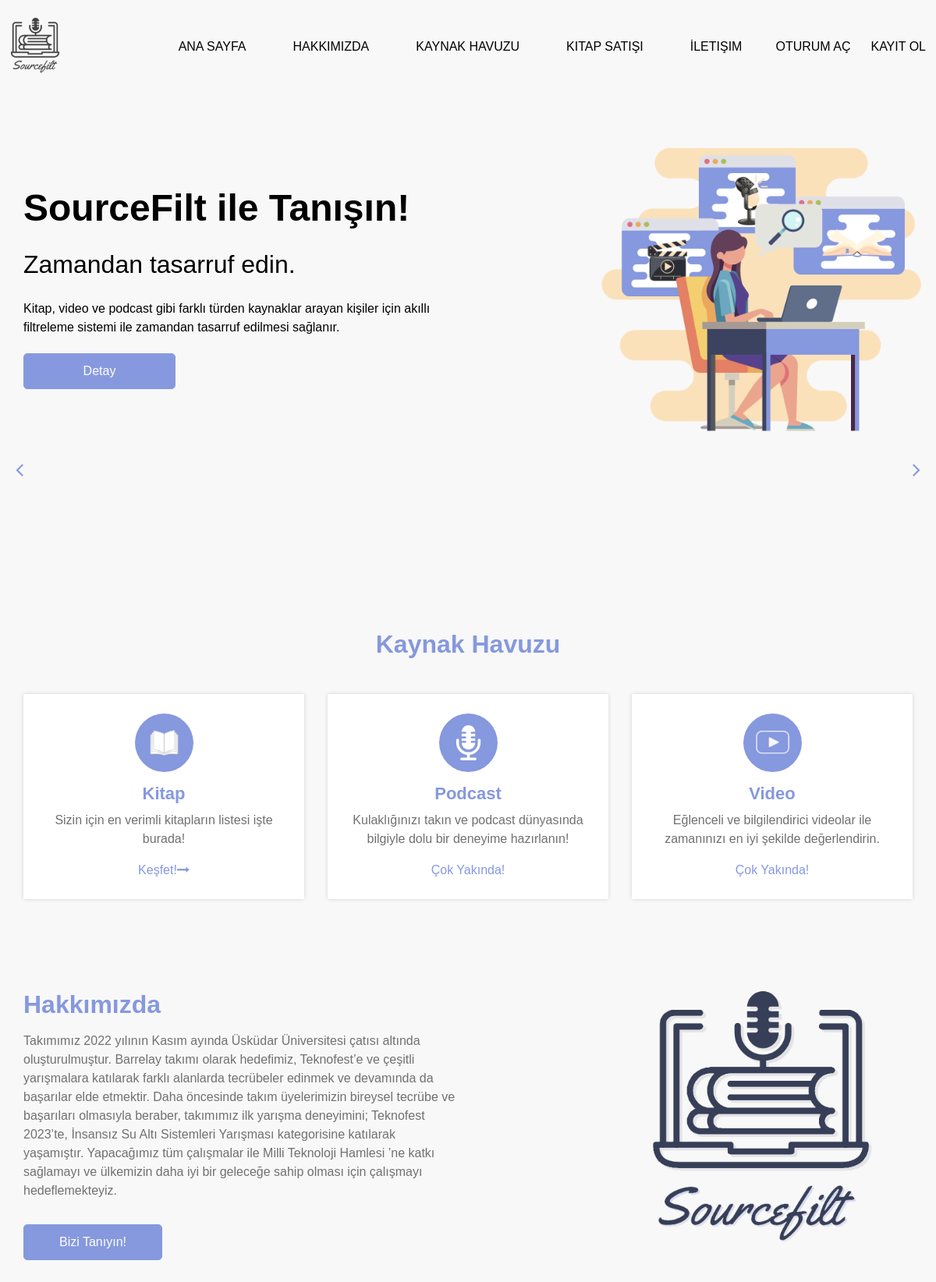
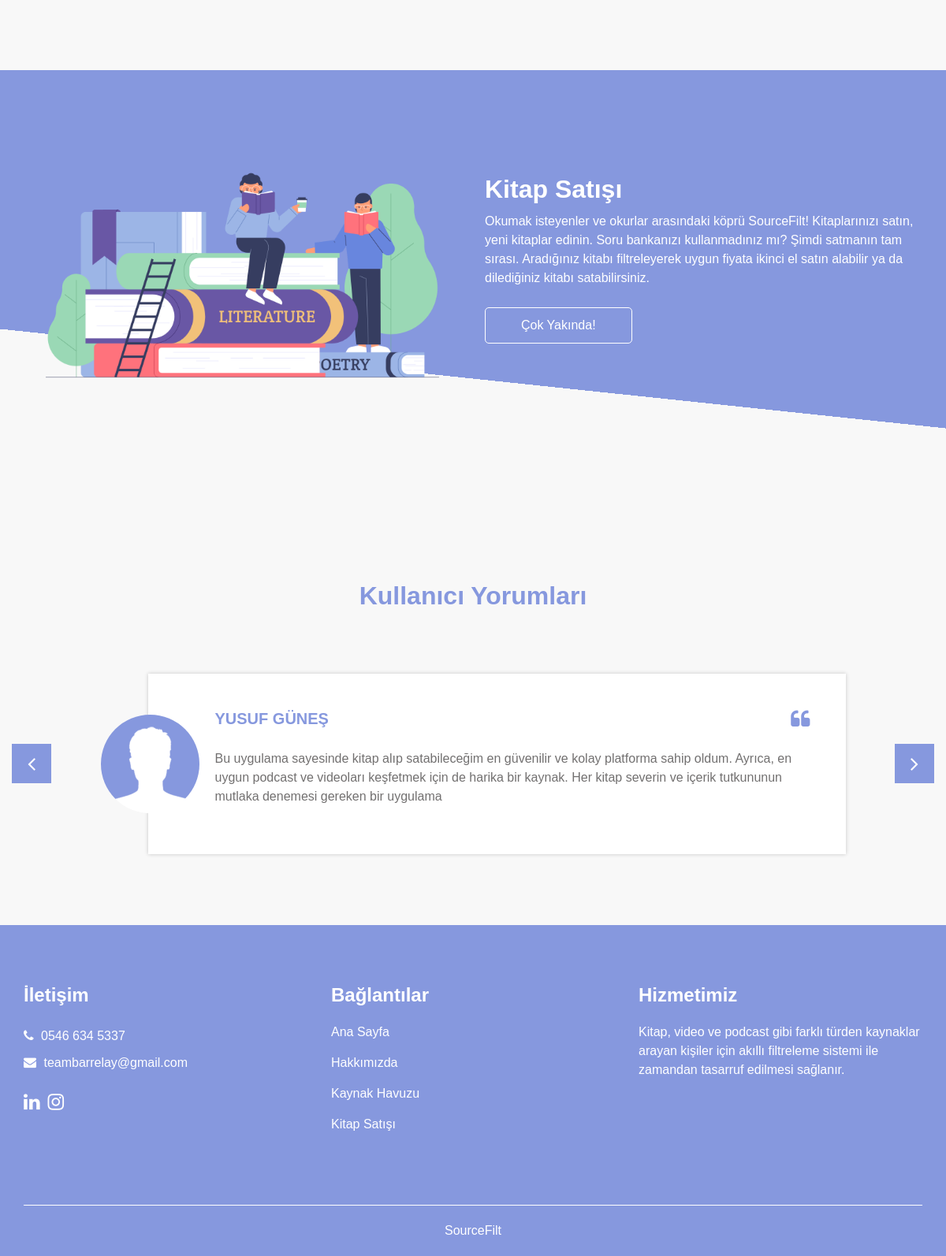
The page / on the database its author committed (2 pictures, top to bottom).
### mainapp/models.py (models this page shows, shortened)
class Index_Slider(models.Model):
    title = models.CharField(max_length=50)
    subtitle = models.CharField(max_length=100)
    description = models.TextField()
    image = models.ImageField(upload_to='index_slider')
    href = models.CharField(max_length=100, default="index")

class Review(models.Model):
    name = models.CharField(max_length=50)
    review = models.TextField()

### mainapp/views.py (the view)
# urls.py: path("", views.index, name="index"),
def index(request):
     index_sliders = Index_Slider.objects.all()
     reviews = Review.objects.all()
     context = {"index_sliders": index_sliders, "reviews": reviews}
     return render(request, "mainapp/index.html",context)

### mainapp/templates/mainapp/index.html (shortened to what this page needs)
{% extends 'base.html' %}
{% load static %}
{% block css_files %}
     <link rel="stylesheet" type="text/css" href="{% static 'mainapp/css/bootstrap.css' %}" />
     <link href="{% static 'mainapp/css/font-awesome.min.css' %}" rel="stylesheet" />
     <link href="{% static 'mainapp/css/style.css' %}" rel="stylesheet" />
     <link href="{% static 'mainapp/css/responsive.css' %}" rel="stylesheet" />
{% endblock  %}
{% block content %}
    <section class="slider_section ">
      <div id="customCarousel1" class="carousel slide" data-ride="carousel">
        <div class="carousel-inner">
          {% for index_slider in index_sliders %}
            <div class="carousel-item {% if forloop.counter == 1 %}active{% endif %}">
              <div class="container ">
                <div class="row">
                  <div class="col-md-6">
                    <div class="detail-box">
                      <h1>{{ index_slider.title }}</h1>
                      <h2>{{ index_slider.subtitle }}</h2>
                      <p>{{ index_slider.description }}</p>
                      <div class="btn-box">
                        <a href="{{index_slider.href}}" class="btn-1">Detay</a>
                      </div>
                    </div>
                  </div>
                  <div class="col-md-6">
                    <div class="row">
                      <div class=" col-lg-10 mx-auto">
                        <div class="img-box">
                          <img src="{{index_slider.image.url}}" alt="">
                        </div>
                      </div>
                    </div>
                  </div>
                </div>
              </div>
            </div>
          {% endfor %}
        </div>
        <div class="carousel_btn-box">
          <a class="carousel-control-prev" href="#customCarousel1" role="button" data-slide="prev">
            <i class="fa fa-angle-left" aria-hidden="true"></i>
          </a>
          <a class="carousel-control-next" href="#customCarousel1" role="button" data-slide="next">
            <i class="fa fa-angle-right" aria-hidden="true"></i>
          </a>
        </div>
      </div>
    </section>
    <section class="source_section layout_padding">
      <div class="container">
        <div class="heading_container heading_center">
          <h2>Kaynak Havuzu</h2>
        </div>
      </div>
      <div class="container ">
        <div class="row">
          <div class="col-md-6 col-lg-4">
            <div class="box ">
              <div class="img-box">
                <img src="{% static 'mainapp/img/b.png' %}" alt="">
              </div>
              <div class="detail-box">
                <h4 style="color: #8698DE;">Kitap</h4>
                <p style="color: #727070;"> Sizin için en verimli kitapların listesi işte burada!</p>
                <a href="source">Keşfet!<i class="fa fa-long-arrow-right" aria-hidden="true"></i></a>
              </div>
            </div>
          </div>
          <div class="col-md-6 col-lg-4">
            <div class="box ">
              <div class="img-box">
                <img src="{% static 'mainapp/img/mic.png' %}" alt="">
              </div>
              <div class="detail-box">
                <h4 style="color: #8698DE;">Podcast</h4>
                <p style="color: #727070;">Kulaklığınızı takın ve podcast dünyasında bilgiyle dolu bir deneyime hazırlanın! </p>
                  Çok Yakında!
              </div>
            </div>
          </div>
          <div class="col-md-6 col-lg-4 ">
            <div class="box ">
              <div class="img-box">
                <img src="{% static 'mainapp/img/video.png' %}" alt="">
              </div>
              <div class="detail-box">
                <h4 style="color: #8698DE;">Video</h4>
                <p style="color: #727070;">Eğlenceli ve bilgilendirici videolar ile zamanınızı en iyi şekilde değerlendirin.</p>
                  Çok Yakında!
              </div>
            </div>
          </div>
        </div>
      </div>
    </section>
    <section class="about_section layout_padding-bottom">
      <div class="container  ">
        <div class="row">
          <div class="col-md-6">
            <div class="detail-box">
              <div class="heading_container">
                <h2>Hakkımızda</h2>
              </div>
              <p>Takımımız 2022 yılının Kasım ayında Üsküdar Üniversitesi çatısı
                altında oluşturulmuştur. Barrelay takımı olarak hedefimiz,
                Teknofest’e ve çeşitli yarışmalara katılarak farklı alanlarda
                tecrübeler edinmek ve devamında da başarılar elde etmektir.
                Daha öncesinde takım üyelerimizin bireysel tecrübe ve başarıları
                olmasıyla beraber, takımımız ilk yarışma deneyimini; Teknofest
                2023’te, İnsansız Su Altı Sistemleri Yarışması kategorisine
                katılarak yaşamıştır. Yapacağımız tüm çalışmalar ile Milli Teknoloji
                Hamlesi ’ne katkı sağlamayı ve ülkemizin daha iyi bir geleceğe
                sahip olması için çalışmayı hedeflemekteyiz.
              </p>
              <a href="about">Bizi Tanıyın!</a>
            </div>
          </div>
          <div class="col-md-6 ">
            <div class="img-box">
              <img src="{% static 'mainapp/img/logo.png' %}" alt="logo" width="400" height="400" align="right">
            </div>
          </div>
        </div>
      </div>
    </section>
    <section class="sndhand_section">
      <div class="container ">
        <div class="row">
          <div class="col-md-6">
            <div class="img-box">
              <img src="{% static 'mainapp/img/kit.png' %}" alt="">
            </div>
          </div>
          <div class="col-md-6">
            <div class="detail-box">
              <div class="heading_container">
                <h2>Kitap Satışı</h2>
                <p>Okumak isteyenler ve okurlar arasındaki köprü SourceFilt! Kitaplarınızı satın, yeni kitaplar edinin. Soru bankanızı kullanmadınız mı? Şimdi satmanın tam sırası. Aradığınız kitabı filtreleyerek uygun fiyata ikinci el satın alabilir ya da dilediğiniz kitabı satabilirsiniz.</p>
              </div>
              <a href="sndhand">Çok Yakında!</a>
            </div>
          </div>
        </div>
      </div>
    </section>
    <br>
    <br>
    <br>
    <br>
    <br>
    <br>
    <br>
        <section class="client_section ">
          <div class="container">
            <div class="heading_container heading_center">
              <h2>Kullanıcı Yorumları</h2>
            </div>
          </div>
          <div class="container px-0">
            <div id="customCarousel2" class="carousel  slide" data-ride="carousel">
              <div class="carousel-inner">
                {% for review in reviews %}
                  <div class="carousel-item {% if forloop.counter == 1 %}active{% endif %}">
                    <div class="container">
                      <div class="row">
                        <div class="col-md-10 mx-auto">
                          <div class="box">
                            <div class="img-box">
                              <img src="{% static 'mainapp/img/M.png' %}" alt="">
                            </div>
                            <div class="detail-box">
                              <div class="client_info">
                                <div class="client_name">
                                  <h5>{{review.name}}</h5>
                                </div>
                                <i class="fa fa-quote-left" aria-hidden="true"></i>
                              </div>
                              <p>{{review.review}}</p>
                            </div>
                          </div>
                        </div>
                      </div>
                    </div>
                  </div>
                {% endfor %}
              <div class="carousel_btn-box">
                <a class="carousel-control-prev" href="#customCarousel2" role="button" data-slide="prev">
                  <i class="fa fa-angle-left" aria-hidden="true"></i>
                </a>
                <a class="carousel-control-next" href="#customCarousel2" role="button" data-slide="next">
                  <i class="fa fa-angle-right" aria-hidden="true"></i>
                </a>
              </div>
            </div>
          </div>
        </section>
{% endblock  %}

### mainapp/static/mainapp/css/responsive.css (style rules this page uses)
@media (min-width: 1200px) { .container { max-width: 1170px; } }

### rows shown on the page
Index_Slider: title "SourceFilt ile Tanışın!", subtitle "Zamandan tasarruf edin.", description "Kitap, video ve podcast gibi farklı türden kaynaklar arayan kişiler için akıllı filtreleme sistemi ile zamandan tasarruf edilmesi sağlanır.", image (picture)
Review: name "YUSUF GÜNEŞ", review "Bu uygulama sayesinde kitap alıp satabileceğim en güvenilir ve kolay platforma sahip oldum. Ayrıca, en uygun podcast ve videoları keşfetmek için de harika bir kaynak. Her kitap severin ve içerik tutkununun mutlaka denemesi gereken bir uygulama"
